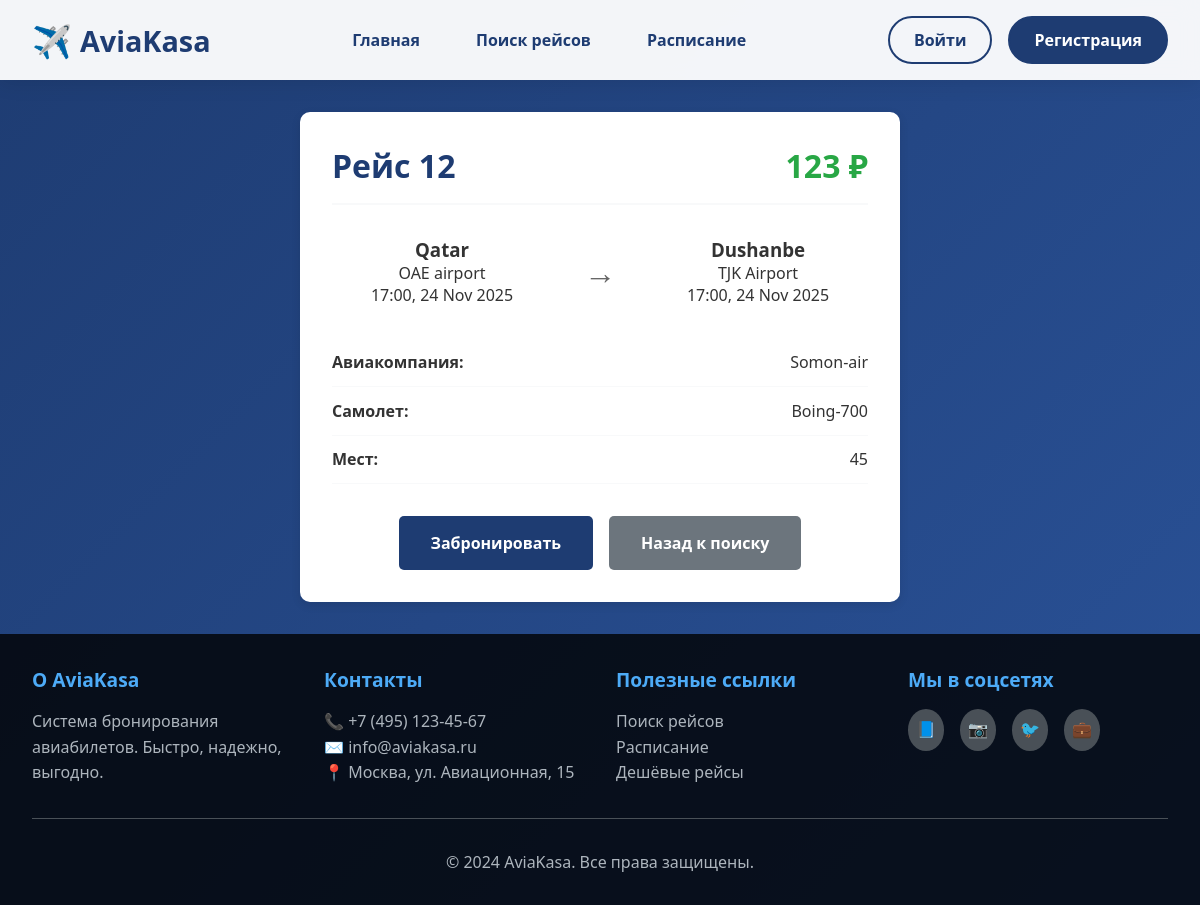
/flight/1/, run on the app's committed database.
### admin_tikket/models.py (models this page shows, shortened)
class Flights(models.Model):
    airline_id = models.ForeignKey(Airline,on_delete=models.CASCADE)
    aircraft_id = models.ForeignKey(Aircraft,on_delete=models.CASCADE)
    flight_number = models.IntegerField()
    departure_airport = models.ForeignKey(Airport, on_delete=models.CASCADE ,related_name='departures')
    arrival_airport = models.ForeignKey(Airport , on_delete=models.CASCADE ,related_name='arrivals')
    departure_time = models.DateTimeField(auto_now_add=True)
    arrival_time = models.DateTimeField(auto_now_add=True)
    base_price = models.IntegerField()
    image = models.ImageField()

class Airport(models.Model):
    code = models.IntegerField()
    name = models.CharField(max_length=200,unique=True)
    country = models.CharField(max_length=100)
    city = models.CharField(max_length=100)

class Airline(models.Model):
    name = models.CharField(max_length=100)
    code = models.IntegerField()
    logo = models.ImageField()

class Aircraft(models.Model):
    model_plane = models.CharField(max_length=100)
    seat_count = models.IntegerField()

### admin_tikket/views.py (the view)
# urls.py: path("flight/<int:flight_id>/", flight_detail, name="flight_detail"),
def flight_detail(request, flight_id):
    try:
        flight = Flights.objects.get(id=flight_id)
        seats = Seat.objects.filter(aircraft=flight.aircraft_id)
        return render(request, 'flight_detail.html', {
            'flight': flight,
            'seats': seats
        })
    except Flights.DoesNotExist:
        return HttpResponse("Рейс не найден")

### template/flight_detail.html (shortened to what this page needs)
{% extends 'base.html' %}
{% block main %}
<div class="flight-detail">
    <div class="flight-header">
        <h1>Рейс {{ flight.flight_number }}</h1>
        <div class="price">{{ flight.base_price }} ₽</div>
    </div>
    <div class="flight-info">
        <div class="route">
            <div class="departure">
                <h3>{{ flight.departure_airport.city }}</h3>
                <p>{{ flight.departure_airport.name }}</p>
                <p>{{ flight.departure_time|date:"H:i, d M Y" }}</p>
            </div>
            <div class="arrow">→</div>
            <div class="arrival">
                <h3>{{ flight.arrival_airport.city }}</h3>
                <p>{{ flight.arrival_airport.name }}</p>
                <p>{{ flight.arrival_time|date:"H:i, d M Y" }}</p>
            </div>
        </div>
        <div class="details">
            <div class="detail-item">
                <strong>Авиакомпания:</strong>
                <span>{{ flight.airline_id.name }}</span>
            </div>
            <div class="detail-item">
                <strong>Самолет:</strong>
                <span>{{ flight.aircraft_id.model_plane }}</span>
            </div>
            <div class="detail-item">
                <strong>Мест:</strong>
                <span>{{ flight.aircraft_id.seat_count }}</span>
            </div>
        </div>
    </div>
    <div class="actions">
        <a href="{% url 'book_flight' flight.id %}" class="btn btn-primary">Забронировать</a>
        <a href="{% url 'search_flights' %}" class="btn btn-secondary">Назад к поиску</a>
    </div>
</div>
{% endblock %}

### template/base.html (style rules this page uses)
* { margin: 0; padding: 0; box-sizing: border-box; font-family: 'Segoe UI', Tahoma, Geneva, Verdana, sans-serif; }
body { background: linear-gradient(135deg, #1e3c72 0%, #2a5298 100%); color: #333; min-height: 100vh; display: flex; flex-direction: column; }

### template/flight_detail.html (style rules this page uses)
.flight-detail { max-width: 600px; margin: 0 auto; background: white; padding: 2rem; border-radius: 10px; box-shadow: 0 3px 10px rgba(0,0,0,0.1); }
.flight-header { display: flex; justify-content: space-between; align-items: center; margin-bottom: 2rem; border-bottom: 2px solid #f8f9fa; padding-bottom: 1rem; }
.flight-header h1 { color: #1e3c72; margin: 0; }
.price { font-size: 2rem; font-weight: bold; color: #28a745; }
.route { display: flex; justify-content: space-between; align-items: center; margin-bottom: 2rem; }
.departure, .arrival { text-align: center; flex: 1; }
.arrow { font-size: 2rem; color: #666; margin: 0 2rem; }
.details { margin-bottom: 2rem; }
.detail-item { display: flex; justify-content: space-between; padding: 0.8rem 0; border-bottom: 1px solid #f8f9fa; }
.actions { display: flex; gap: 1rem; justify-content: center; }
.btn { padding: 1rem 2rem; border-radius: 5px; text-decoration: none; font-weight: 600; transition: all 0.3s ease; }
.btn-primary { background: #1e3c72; color: white; }
.btn-secondary { background: #6c757d; color: white; }

### data on the page
Flights: flight_number "12", base_price "123", departure_airport.city "Qatar", departure_airport.name "OAE airport", departure_time "17:00, 24 Nov 2025", arrival_airport.city "Dushanbe", arrival_airport.name "TJK Airport", arrival_time "17:00, 24 Nov 2025", airline_id.name "Somon-air", aircraft_id.model_plane "Boing-700", aircraft_id.seat_count "45"
